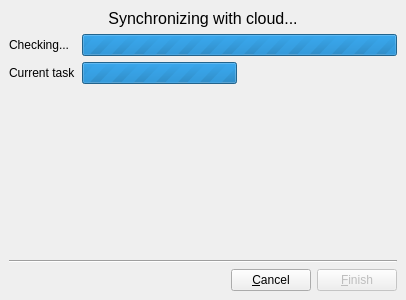
<?xml version="1.0" encoding="UTF-8"?>
<ui version="4.0">
 <class>SyncProcessDialog</class>
 <widget class="QDialog" name="SyncProcessDialog">
  <property name="windowModality">
   <enum>Qt::WindowModal</enum>
  </property>
  <property name="geometry">
   <rect>
    <x>0</x>
    <y>0</y>
    <width>406</width>
    <height>300</height>
   </rect>
  </property>
  <property name="windowTitle">
   <string>Cloud Sync</string>
  </property>
  <layout class="QVBoxLayout" name="verticalLayout">
   <property name="leftMargin">
    <number>0</number>
   </property>
   <property name="topMargin">
    <number>0</number>
   </property>
   <property name="rightMargin">
    <number>0</number>
   </property>
   <property name="bottomMargin">
    <number>0</number>
   </property>
   <item>
    <widget class="QStackedWidget" name="stackedWidget">
     <property name="currentIndex">
      <number>3</number>
     </property>
     <widget class="QWidget" name="initConflictInfo">
      <layout class="QVBoxLayout" name="verticalLayout_4">
       <item>
        <widget class="QLabel" name="label_4">
         <property name="styleSheet">
          <string notr="true">font-size:16px;</string>
         </property>
         <property name="text">
          <string>Initialization conflicts with previous one</string>
         </property>
         <property name="alignment">
          <set>Qt::AlignCenter</set>
         </property>
         <property name="wordWrap">
          <bool>true</bool>
         </property>
        </widget>
       </item>
       <item>
        <layout class="QHBoxLayout" name="horizontalLayout_3">
         <item>
          <widget class="QLabel" name="label_5">
           <property name="minimumSize">
            <size>
             <width>64</width>
             <height>64</height>
            </size>
           </property>
           <property name="maximumSize">
            <size>
             <width>64</width>
             <height>64</height>
            </size>
           </property>
           <property name="text">
            <string/>
           </property>
           <property name="pixmap">
            <pixmap resource="../resources/resources.qrc">:/images/icons/initConflict.png</pixmap>
           </property>
           <property name="scaledContents">
            <bool>true</bool>
           </property>
          </widget>
         </item>
         <item>
          <widget class="QLabel" name="label_6">
           <property name="text">
            <string>The cloud service has been configured by another client.</string>
           </property>
           <property name="wordWrap">
            <bool>true</bool>
           </property>
          </widget>
         </item>
        </layout>
       </item>
       <item>
        <widget class="QGroupBox" name="groupBox">
         <property name="title">
          <string>Please choose a procedure</string>
         </property>
         <layout class="QVBoxLayout" name="verticalLayout_3">
          <item>
           <widget class="QRadioButton" name="dropLocalInitConfRadioButton">
            <property name="text">
             <string>Overwrite local database with data from the cloud</string>
            </property>
            <property name="checked">
             <bool>true</bool>
            </property>
           </widget>
          </item>
          <item>
           <widget class="QRadioButton" name="dropCloudInitConfRadioButton">
            <property name="text">
             <string>Upload and overwrite cloud data with local data</string>
            </property>
           </widget>
          </item>
         </layout>
        </widget>
       </item>
       <item>
        <spacer name="verticalSpacer_2">
         <property name="orientation">
          <enum>Qt::Vertical</enum>
         </property>
         <property name="sizeHint" stdset="0">
          <size>
           <width>20</width>
           <height>25</height>
          </size>
         </property>
        </spacer>
       </item>
       <item>
        <widget class="Line" name="line_2">
         <property name="orientation">
          <enum>Qt::Horizontal</enum>
         </property>
        </widget>
       </item>
       <item>
        <layout class="QHBoxLayout" name="horizontalLayout_4">
         <item>
          <spacer name="horizontalSpacer_2">
           <property name="orientation">
            <enum>Qt::Horizontal</enum>
           </property>
           <property name="sizeHint" stdset="0">
            <size>
             <width>40</width>
             <height>20</height>
            </size>
           </property>
          </spacer>
         </item>
         <item>
          <widget class="QPushButton" name="initConfCancelButton">
           <property name="text">
            <string>&amp;Cancel</string>
           </property>
           <property name="autoDefault">
            <bool>false</bool>
           </property>
          </widget>
         </item>
         <item>
          <widget class="QPushButton" name="initConfOkButton">
           <property name="text">
            <string>&amp;OK</string>
           </property>
           <property name="default">
            <bool>true</bool>
           </property>
          </widget>
         </item>
        </layout>
       </item>
      </layout>
     </widget>
     <widget class="QWidget" name="initConflictProgress">
      <layout class="QVBoxLayout" name="verticalLayout_7">
       <item>
        <widget class="QLabel" name="initResultLabel">
         <property name="styleSheet">
          <string notr="true">font-size: 16px;</string>
         </property>
         <property name="text">
          <string>Configuring cloud service...</string>
         </property>
         <property name="alignment">
          <set>Qt::AlignCenter</set>
         </property>
         <property name="wordWrap">
          <bool>true</bool>
         </property>
        </widget>
       </item>
       <item>
        <layout class="QHBoxLayout" name="horizontalLayout_8">
         <item>
          <widget class="QLabel" name="initOperationLabel">
           <property name="text">
            <string>Checking...</string>
           </property>
          </widget>
         </item>
         <item>
          <widget class="QProgressBar" name="initProgressBar">
           <property name="maximum">
            <number>0</number>
           </property>
           <property name="value">
            <number>-1</number>
           </property>
          </widget>
         </item>
        </layout>
       </item>
       <item>
        <spacer name="verticalSpacer_4">
         <property name="orientation">
          <enum>Qt::Vertical</enum>
         </property>
         <property name="sizeHint" stdset="0">
          <size>
           <width>20</width>
           <height>159</height>
          </size>
         </property>
        </spacer>
       </item>
       <item>
        <widget class="Line" name="line_4">
         <property name="orientation">
          <enum>Qt::Horizontal</enum>
         </property>
        </widget>
       </item>
       <item>
        <layout class="QHBoxLayout" name="horizontalLayout_7">
         <item>
          <spacer name="horizontalSpacer_4">
           <property name="orientation">
            <enum>Qt::Horizontal</enum>
           </property>
           <property name="sizeHint" stdset="0">
            <size>
             <width>40</width>
             <height>20</height>
            </size>
           </property>
          </spacer>
         </item>
         <item>
          <widget class="QPushButton" name="initCancelButton">
           <property name="text">
            <string>&amp;Cancel</string>
           </property>
           <property name="autoDefault">
            <bool>false</bool>
           </property>
          </widget>
         </item>
         <item>
          <widget class="QPushButton" name="initOkButton">
           <property name="enabled">
            <bool>false</bool>
           </property>
           <property name="text">
            <string>&amp;Sync now</string>
           </property>
           <property name="default">
            <bool>true</bool>
           </property>
          </widget>
         </item>
        </layout>
       </item>
      </layout>
     </widget>
     <widget class="QWidget" name="newRevAvailable">
      <layout class="QVBoxLayout" name="verticalLayout_2">
       <item>
        <widget class="QLabel" name="label">
         <property name="styleSheet">
          <string notr="true">font-size:16px;</string>
         </property>
         <property name="text">
          <string>New revision available</string>
         </property>
         <property name="alignment">
          <set>Qt::AlignCenter</set>
         </property>
         <property name="wordWrap">
          <bool>true</bool>
         </property>
        </widget>
       </item>
       <item>
        <layout class="QHBoxLayout" name="horizontalLayout_2">
         <item>
          <widget class="QLabel" name="label_3">
           <property name="minimumSize">
            <size>
             <width>64</width>
             <height>64</height>
            </size>
           </property>
           <property name="maximumSize">
            <size>
             <width>64</width>
             <height>64</height>
            </size>
           </property>
           <property name="text">
            <string/>
           </property>
           <property name="pixmap">
            <pixmap resource="../resources/resources.qrc">:/images/icons/sync.png</pixmap>
           </property>
           <property name="scaledContents">
            <bool>true</bool>
           </property>
          </widget>
         </item>
         <item>
          <widget class="QLabel" name="label_2">
           <property name="text">
            <string>A newer version of the database is available.&lt;br&gt;Please synchronize your local database.</string>
           </property>
           <property name="wordWrap">
            <bool>true</bool>
           </property>
          </widget>
         </item>
        </layout>
       </item>
       <item>
        <spacer name="verticalSpacer">
         <property name="orientation">
          <enum>Qt::Vertical</enum>
         </property>
         <property name="sizeHint" stdset="0">
          <size>
           <width>20</width>
           <height>113</height>
          </size>
         </property>
        </spacer>
       </item>
       <item>
        <widget class="Line" name="line">
         <property name="orientation">
          <enum>Qt::Horizontal</enum>
         </property>
        </widget>
       </item>
       <item>
        <layout class="QHBoxLayout" name="horizontalLayout">
         <item>
          <spacer name="horizontalSpacer">
           <property name="orientation">
            <enum>Qt::Horizontal</enum>
           </property>
           <property name="sizeHint" stdset="0">
            <size>
             <width>40</width>
             <height>20</height>
            </size>
           </property>
          </spacer>
         </item>
         <item>
          <widget class="QPushButton" name="cancelNewRevButton">
           <property name="text">
            <string>&amp;Cancel</string>
           </property>
           <property name="autoDefault">
            <bool>false</bool>
           </property>
          </widget>
         </item>
         <item>
          <widget class="QPushButton" name="syncNowButton">
           <property name="text">
            <string>&amp;Sync now</string>
           </property>
           <property name="default">
            <bool>true</bool>
           </property>
          </widget>
         </item>
        </layout>
       </item>
      </layout>
     </widget>
     <widget class="QWidget" name="syncProgress">
      <layout class="QVBoxLayout" name="verticalLayout_9">
       <item>
        <widget class="QLabel" name="syncResultLabel">
         <property name="styleSheet">
          <string notr="true">font-size: 16px;</string>
         </property>
         <property name="text">
          <string>Synchronizing with cloud...</string>
         </property>
         <property name="alignment">
          <set>Qt::AlignCenter</set>
         </property>
         <property name="wordWrap">
          <bool>true</bool>
         </property>
        </widget>
       </item>
       <item>
        <layout class="QGridLayout" name="gridLayout">
         <item row="0" column="0">
          <widget class="QLabel" name="syncOperationLabel">
           <property name="text">
            <string>Checking...</string>
           </property>
          </widget>
         </item>
         <item row="0" column="1" colspan="2">
          <widget class="QProgressBar" name="syncProgressBar">
           <property name="maximum">
            <number>0</number>
           </property>
           <property name="value">
            <number>-1</number>
           </property>
          </widget>
         </item>
         <item row="1" column="0">
          <widget class="QLabel" name="syncCurrentTaskLabel">
           <property name="text">
            <string>Current task</string>
           </property>
          </widget>
         </item>
         <item row="1" column="1">
          <widget class="QProgressBar" name="syncCurrentTaskProgressBar">
           <property name="maximum">
            <number>0</number>
           </property>
           <property name="value">
            <number>-1</number>
           </property>
          </widget>
         </item>
         <item row="1" column="2">
          <spacer name="horizontalSpacer_7">
           <property name="orientation">
            <enum>Qt::Horizontal</enum>
           </property>
           <property name="sizeHint" stdset="0">
            <size>
             <width>40</width>
             <height>20</height>
            </size>
           </property>
          </spacer>
         </item>
        </layout>
       </item>
       <item>
        <spacer name="verticalSpacer_6">
         <property name="orientation">
          <enum>Qt::Vertical</enum>
         </property>
         <property name="sizeHint" stdset="0">
          <size>
           <width>20</width>
           <height>129</height>
          </size>
         </property>
        </spacer>
       </item>
       <item>
        <widget class="Line" name="line_6">
         <property name="orientation">
          <enum>Qt::Horizontal</enum>
         </property>
        </widget>
       </item>
       <item>
        <layout class="QHBoxLayout" name="horizontalLayout_11">
         <item>
          <spacer name="horizontalSpacer_6">
           <property name="orientation">
            <enum>Qt::Horizontal</enum>
           </property>
           <property name="sizeHint" stdset="0">
            <size>
             <width>40</width>
             <height>20</height>
            </size>
           </property>
          </spacer>
         </item>
         <item>
          <widget class="QPushButton" name="syncCancelButton">
           <property name="text">
            <string>&amp;Cancel</string>
           </property>
           <property name="autoDefault">
            <bool>false</bool>
           </property>
          </widget>
         </item>
         <item>
          <widget class="QPushButton" name="syncOkButton">
           <property name="enabled">
            <bool>false</bool>
           </property>
           <property name="text">
            <string>&amp;Finish</string>
           </property>
           <property name="default">
            <bool>true</bool>
           </property>
          </widget>
         </item>
        </layout>
       </item>
      </layout>
     </widget>
     <widget class="QWidget" name="revConflictInfo">
      <layout class="QVBoxLayout" name="verticalLayout_6">
       <item>
        <widget class="QLabel" name="label_7">
         <property name="styleSheet">
          <string notr="true">font-size:16px;</string>
         </property>
         <property name="text">
          <string>Synchronization conflict</string>
         </property>
         <property name="alignment">
          <set>Qt::AlignCenter</set>
         </property>
         <property name="wordWrap">
          <bool>true</bool>
         </property>
        </widget>
       </item>
       <item>
        <layout class="QHBoxLayout" name="horizontalLayout_5">
         <item>
          <widget class="QLabel" name="label_8">
           <property name="minimumSize">
            <size>
             <width>64</width>
             <height>64</height>
            </size>
           </property>
           <property name="maximumSize">
            <size>
             <width>64</width>
             <height>64</height>
            </size>
           </property>
           <property name="text">
            <string/>
           </property>
           <property name="pixmap">
            <pixmap resource="../resources/resources.qrc">:/images/icons/revConflict.png</pixmap>
           </property>
           <property name="scaledContents">
            <bool>true</bool>
           </property>
          </widget>
         </item>
         <item>
          <widget class="QLabel" name="label_9">
           <property name="text">
            <string>The local database is in conflict with data from the cloud. This is usually caused by modifications in offline mode during an open session started by another client in online mode.</string>
           </property>
           <property name="wordWrap">
            <bool>true</bool>
           </property>
          </widget>
         </item>
        </layout>
       </item>
       <item>
        <widget class="QGroupBox" name="groupBox_2">
         <property name="title">
          <string>Please choose a procedure</string>
         </property>
         <layout class="QVBoxLayout" name="verticalLayout_5">
          <item>
           <widget class="QRadioButton" name="dropLocalRevConfRadioButton">
            <property name="text">
             <string>Overwrite local database with data from the cloud</string>
            </property>
            <property name="checked">
             <bool>true</bool>
            </property>
           </widget>
          </item>
          <item>
           <widget class="QRadioButton" name="dropCloudRevConfRadioButton">
            <property name="text">
             <string>Upload and overwrite cloud data with local data</string>
            </property>
           </widget>
          </item>
         </layout>
        </widget>
       </item>
       <item>
        <spacer name="verticalSpacer_3">
         <property name="orientation">
          <enum>Qt::Vertical</enum>
         </property>
         <property name="sizeHint" stdset="0">
          <size>
           <width>20</width>
           <height>9</height>
          </size>
         </property>
        </spacer>
       </item>
       <item>
        <widget class="Line" name="line_3">
         <property name="orientation">
          <enum>Qt::Horizontal</enum>
         </property>
        </widget>
       </item>
       <item>
        <layout class="QHBoxLayout" name="horizontalLayout_6">
         <item>
          <spacer name="horizontalSpacer_3">
           <property name="orientation">
            <enum>Qt::Horizontal</enum>
           </property>
           <property name="sizeHint" stdset="0">
            <size>
             <width>40</width>
             <height>20</height>
            </size>
           </property>
          </spacer>
         </item>
         <item>
          <widget class="QPushButton" name="revConfInfoCancelButton">
           <property name="text">
            <string>&amp;Cancel</string>
           </property>
           <property name="autoDefault">
            <bool>false</bool>
           </property>
          </widget>
         </item>
         <item>
          <widget class="QPushButton" name="revConfInfoOkButton">
           <property name="text">
            <string>&amp;OK</string>
           </property>
           <property name="default">
            <bool>true</bool>
           </property>
          </widget>
         </item>
        </layout>
       </item>
      </layout>
     </widget>
     <widget class="QWidget" name="revConflictProgress">
      <layout class="QVBoxLayout" name="verticalLayout_8">
       <item>
        <widget class="QLabel" name="revConfResultLabel">
         <property name="styleSheet">
          <string notr="true">font-size: 16px;</string>
         </property>
         <property name="text">
          <string>Resolving revision conflict...</string>
         </property>
         <property name="alignment">
          <set>Qt::AlignCenter</set>
         </property>
         <property name="wordWrap">
          <bool>true</bool>
         </property>
        </widget>
       </item>
       <item>
        <layout class="QHBoxLayout" name="horizontalLayout_10">
         <item>
          <widget class="QLabel" name="revConfOperationLabel">
           <property name="text">
            <string>Checking...</string>
           </property>
          </widget>
         </item>
         <item>
          <widget class="QProgressBar" name="revConfProgressBar">
           <property name="maximum">
            <number>0</number>
           </property>
           <property name="value">
            <number>-1</number>
           </property>
          </widget>
         </item>
        </layout>
       </item>
       <item>
        <spacer name="verticalSpacer_5">
         <property name="orientation">
          <enum>Qt::Vertical</enum>
         </property>
         <property name="sizeHint" stdset="0">
          <size>
           <width>20</width>
           <height>159</height>
          </size>
         </property>
        </spacer>
       </item>
       <item>
        <widget class="Line" name="line_5">
         <property name="orientation">
          <enum>Qt::Horizontal</enum>
         </property>
        </widget>
       </item>
       <item>
        <layout class="QHBoxLayout" name="horizontalLayout_9">
         <item>
          <spacer name="horizontalSpacer_5">
           <property name="orientation">
            <enum>Qt::Horizontal</enum>
           </property>
           <property name="sizeHint" stdset="0">
            <size>
             <width>40</width>
             <height>20</height>
            </size>
           </property>
          </spacer>
         </item>
         <item>
          <widget class="QPushButton" name="revConfCancelButton">
           <property name="text">
            <string>&amp;Cancel</string>
           </property>
           <property name="autoDefault">
            <bool>false</bool>
           </property>
          </widget>
         </item>
         <item>
          <widget class="QPushButton" name="revConfOkButton">
           <property name="enabled">
            <bool>false</bool>
           </property>
           <property name="text">
            <string>&amp;Sync now</string>
           </property>
           <property name="default">
            <bool>true</bool>
           </property>
          </widget>
         </item>
        </layout>
       </item>
      </layout>
     </widget>
    </widget>
   </item>
  </layout>
 </widget>
 <resources>
  <include location="../resources/resources.qrc"/>
 </resources>
 <connections/>
</ui>
